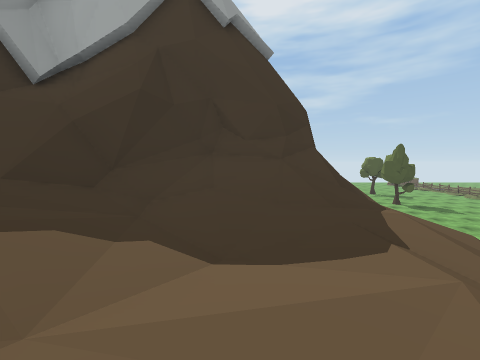
View 1 (above)

13 first-person views from a walk through a Unity game level. The camera is 1.5 m above the floor, tilts 4° down and sees 90° across. The floor is counted in squares, 2 m on a side. Each view is taken from the middle of a square. On the plan, view 1 faces up. The plan holds only what a view shows up to about 9 squares ahead; the rest is blank. The place goes on beyond the plan. The player character is not drawn. Some surface patterns are stand-ins.

View 2
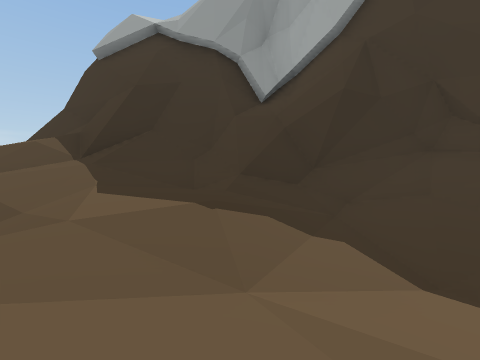

View 3
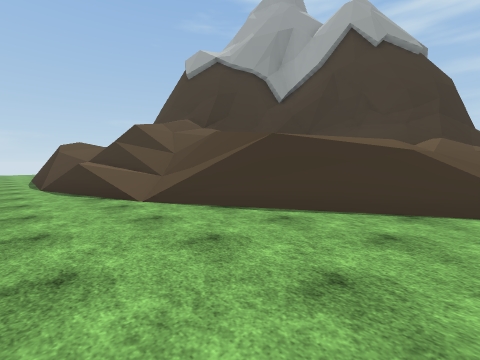

View 4
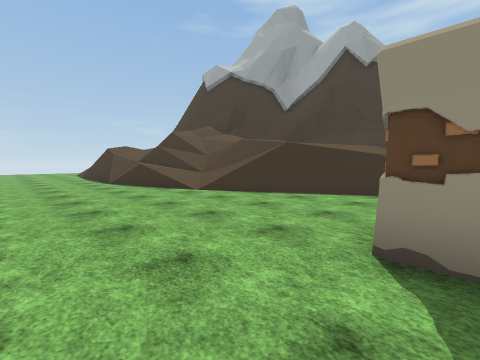

View 5
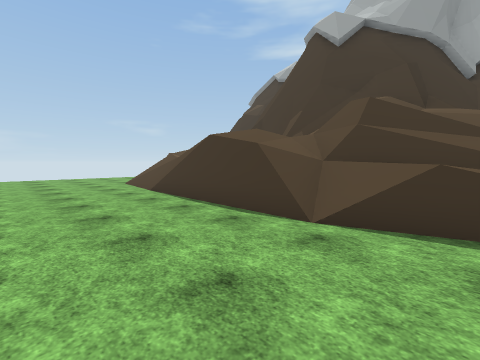

View 6
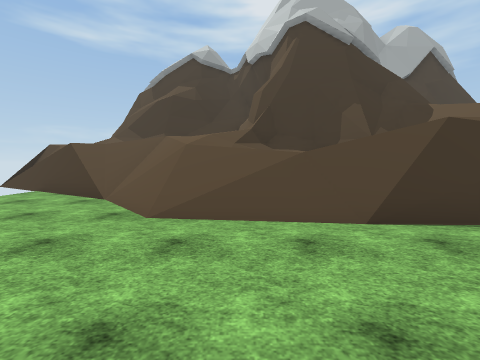

View 7
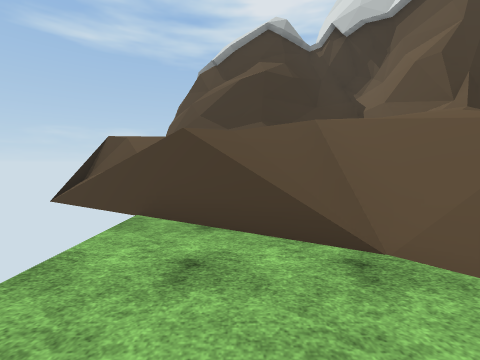

View 8
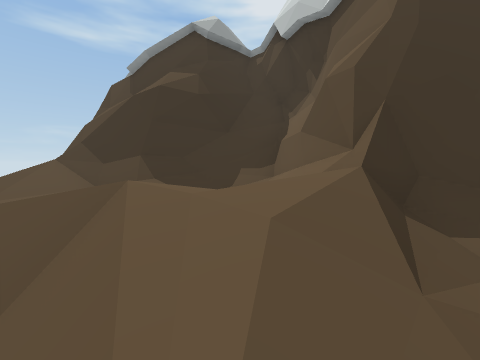

View 9
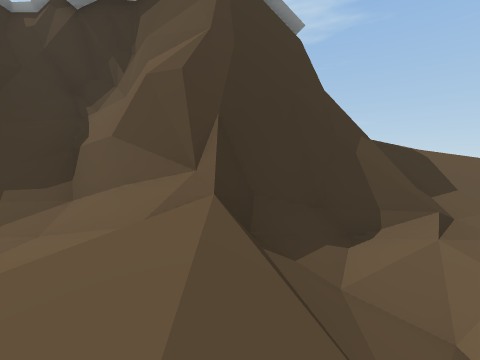

View 10
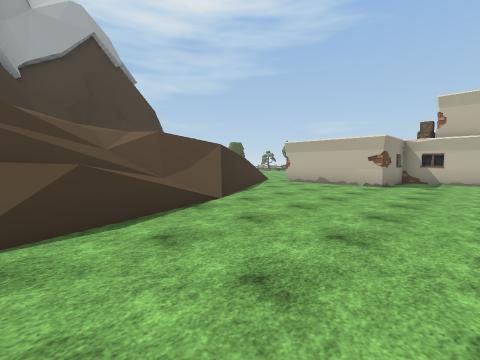

View 11
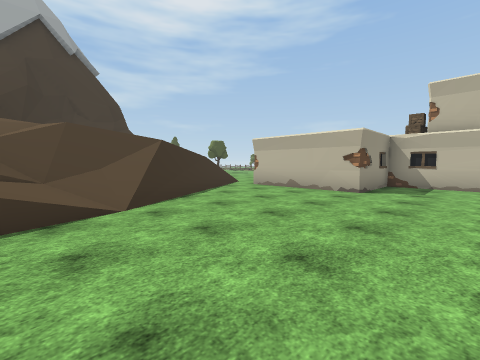

View 12
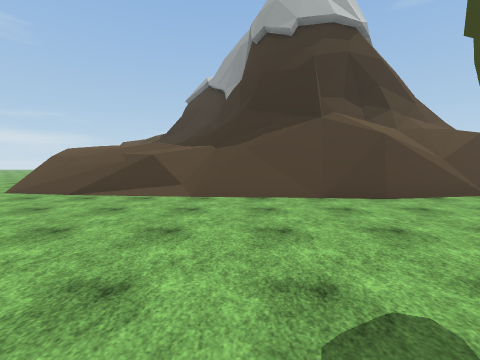

View 13
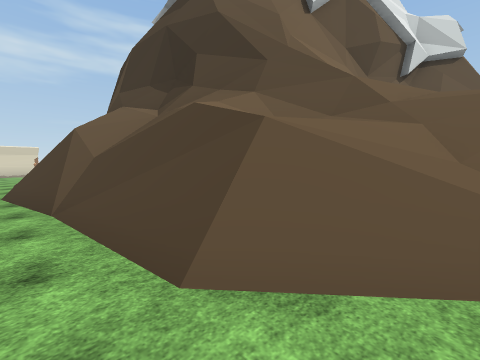

### Floor plan
Key: @ floor where view 1 was taken; # wall or solid block; . main floor; : floor 2.75 m higher than the main floor; / step, stairs or slope; = window, fence, low wall or low ledge; ^ raised ledge; v drop or lower ground; T tree; O other object.
Columns run from 20 left of view 1 to 10 right of it. Each row starts with its distance up from view 1.
 16               #    ////=..
 15               ^#   ////==.
 14               ^##   /=/=/.
 13                  ^^^^=/=/.
 12                     ^^//#.
 11                      ^#//.
 10                      ^=/#/.
  9                       ^//#....
  8                       ^///...T
  7        ^^^            #//.....
  6   #   ^^=^        ^##^=//......
  5   ##^ ^=#^      ^^#//////.....
  4   //^^=##^     ^=#//////=.....
  3 v///////=^    ^^/=//////=...
  2  ///   //^ ^^^^//////////..
  1  // /////^^^^////////:///.
  0   v////////==///////@/==/
 -1   ##= ///////////////#=.
 -2    ..////    /==////#=..#
 -3    ...//// /////////....#
 -4     ....///vvvv=/.......#
 -5      ...................###
 -6     ......................O
 -7     ......................#

Positions as (right, up) in squares from view 1, and headings:
1: (0, 0), facing up
2: (0, 0), facing up-left
3: (3, -5), facing up-left
4: (4, -7), facing up-left
5: (-4, -7), facing up-left
6: (-12, -7), facing up
7: (-16, -4), facing up
8: (-13, -2), facing up
9: (-13, -1), facing up-right
10: (-5, -7), facing up-right
11: (-3, -7), facing up-right
12: (10, 6), facing left
13: (5, 16), facing down-left
